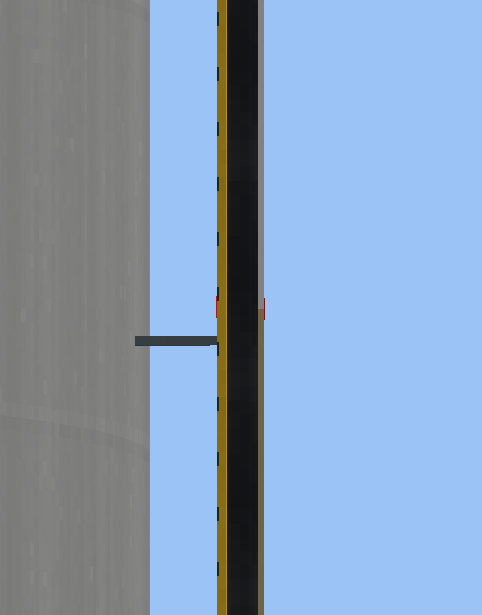
#> input picture documentation/2026-10-24-floating-roof-indicator-ports/renders/gauge-baseline-side.png, 482 x 615 px, given in place of gauge-baseline-front.png, which was not available
$ python sheets.py
#> lines starting #> are read from the running program, lines starting #| are printed output that depends on the picture; pictures that were not available may be replaced by others from this repository, and a replacement may not be noted
from pathlib import Path
from PIL import Image, ImageDraw, ImageFont

root = Path('D:/Minecraft/Modding/1.21/CreateChemE/documentation/2026-10-24-floating-roof-indicator-ports/renders')
font = ImageFont.truetype('C:/Windows/Fonts/arial.ttf', 20)

def sheet(name, rows):
#> called with name = 'gauge-comparison.png'
    canvas = Image.new('RGB', (1320, 420 * len(rows)), '#eef2f4')
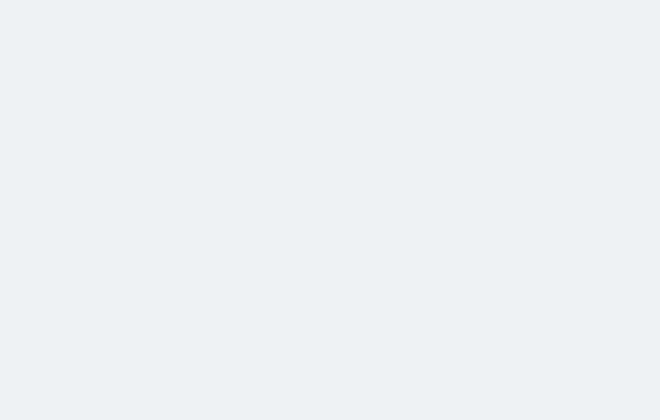
#> canvas: PIL image 1320x840 RGB (shown at 1/2 size); mean R, G, B 238, 242, 244
    draw = ImageDraw.Draw(canvas)
    for row, entries in enumerate(rows):
        for col, (file, label) in enumerate(entries):
            im = Image.open(root / file).convert('RGB')
#> im is the input picture: PIL image 482x615 RGB; mean R, G, B 137.2, 159.6, 187
            im.thumbnail((312, 365))
#> im: PIL image 286x365 RGB
            x, y = 12 + col * 330, 44 + row * 420
            draw.text((x, y - 30), label, font=font, fill='#273b48')
            canvas.paste(im, (x + (312 - im.width) // 2, y))
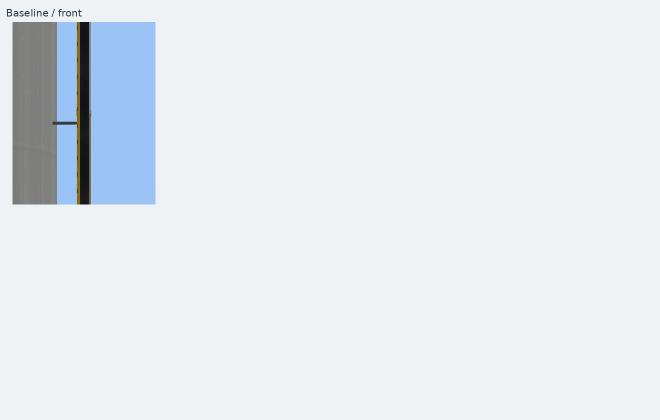
#> canvas: PIL image 1320x840 RGB (shown at 1/2 size); mean R, G, B 228.4, 234.1, 238.5
#> pass 2 of the loop in sheet, `for row, entries in enumerate(rows):`:
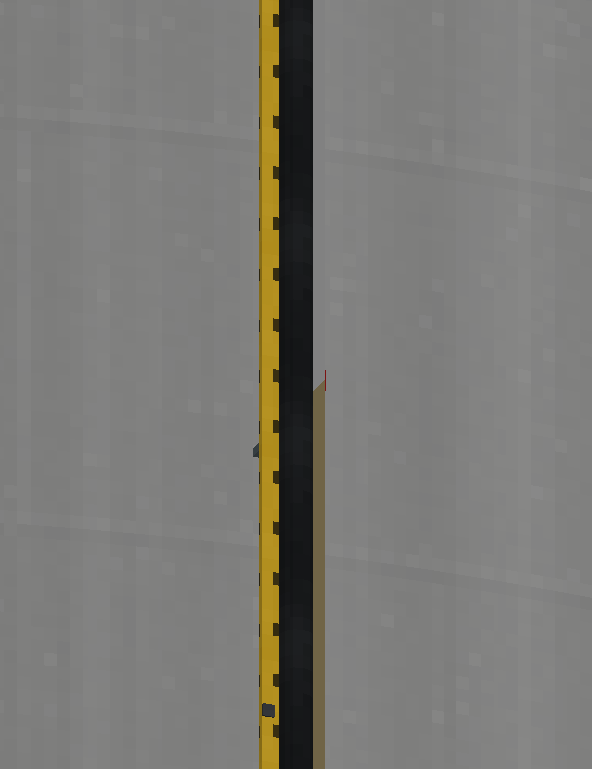
#> input picture documentation/2026-10-24-floating-roof-indicator-ports/renders/gauge-baseline-under.png, 592 x 769 px, given in place of gauge-current-front.png, which was not available
#> in sheet, im is the input picture: PIL image 592x769 RGB; mean R, G, B 123.2, 122, 117.7
#> im: PIL image 281x365 RGB
#> in sheet, `canvas.paste(im, (x + (312 - im.width) // 2, y))`:
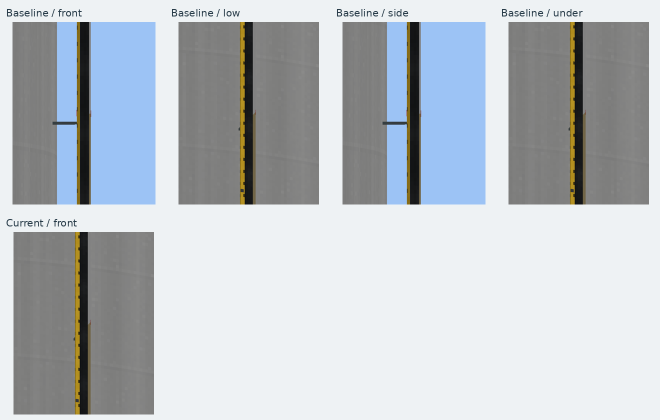
#> canvas: PIL image 1320x840 RGB (shown at 1/2 size); mean R, G, B 186.6, 192.7, 197.7
    canvas.save(root / name)

views = ['front', 'low', 'side', 'under']
#> (the run stopped early here; a loop or call above may not have finished)
